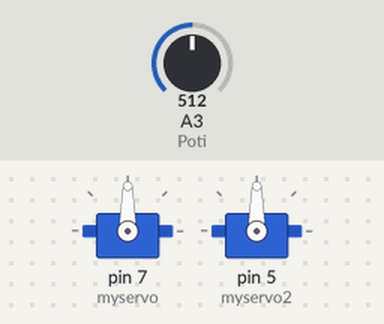
This sketch was run on a simulated Arduino Uno, built with avr-gcc and run on an emulated ATmega328P. Shown: 2 × servo. Inputs (shaded band) come from the test bench; at power-on: A3 (Poti) = 512.

Above: at 1.2 s.
1.3 s: A3 (Poti) set to 716
At 1.9 s:
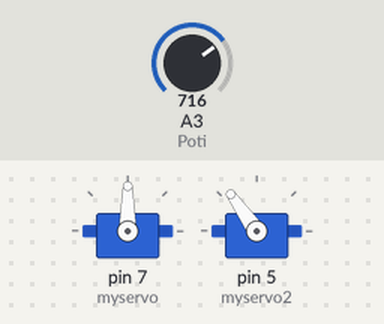
2.8 s: A3 (Poti) set to 900
At 4.0 s:
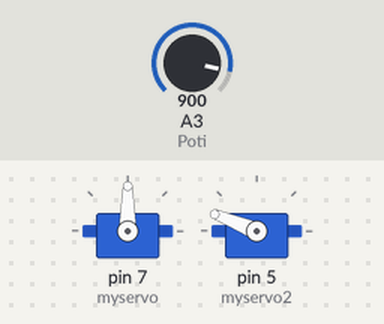
4.3 s: A3 (Poti) set to 1023
At 5.4 s:
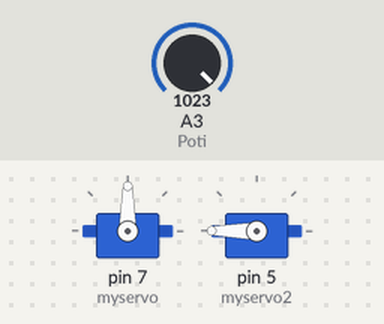
5.8 s: A3 (Poti) set to 306
At 6.5 s:
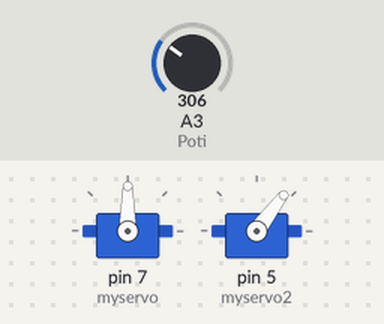
7.3 s: A3 (Poti) set to 122
At 7.7 s:
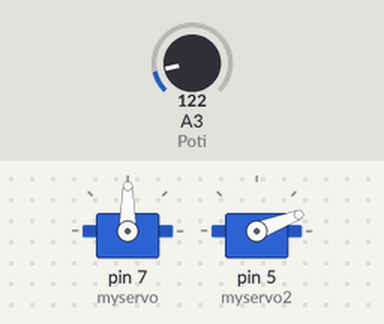
Timing chart, 0 to 9.8 s (numbered marks = the images above; inputs shaded):
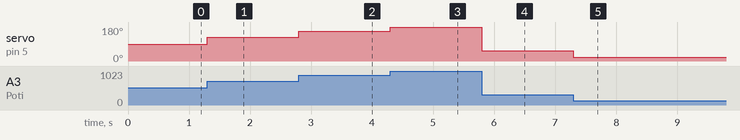

Measured:
- after the input at 1.3 s, servo on pin 5 (myservo2): 90° → 125° at once
- after the input at 2.8 s, servo on pin 5 (myservo2): 125° → 158° at once
- after the input at 4.3 s, servo on pin 5 (myservo2): 158° → 180° at once
- after the input at 5.8 s, servo on pin 5 (myservo2): 180° → 53° at once
- after the input at 7.3 s, servo on pin 5 (myservo2): 53° → 21° at once

The sketch:

Servo_Turm_Battleship.ino
```cpp
#include <Servo.h>

Servo myservo;  // create servo object to control a servo
// twelve servo objects can be created on most boards
Servo myservo2;


int pos = 0;    // variable to store the servo position
int posPoti = 0;
const int Poti = A3;

void setup() {
  myservo.attach(7);  // attaches the servo on pin 9 to the servo object
  myservo2.attach(5);
  pinMode(Poti, INPUT);
  Serial.begin(9600);
}

void loop()
{
/*
    posPoti = map(analogRead(Poti),0,1023,0,180);
    myservo2.write(posPoti);
    Serial.println(posPoti);
    delay(500);
*/
    posPoti = map(analogRead(Poti),0,1023,0,180);
    while (myservo2.read() != posPoti)
    {
        myservo2.write(posPoti);
    }


  //for (pos = 0; pos <= posPoti; pos += 1) { // goes from 0 degrees to 180 degrees
    // in steps of 1 degree
  //  myservo.write(pos);
    //myservo2.write(pos);            // tell servo to go to position in variable 'pos'
  //  delay(50);                       // waits 15ms for the servo to reach the position
  //}

  /*
  for (pos = 180; pos >= 0; pos -= 1) { // goes from 180 degrees to 0 degrees
    myservo.write(pos);
        // tell servo to go to position in variable 'pos'
    delay(50);                       // waits 15ms for the servo to reach the position
  }
*/

}
```
